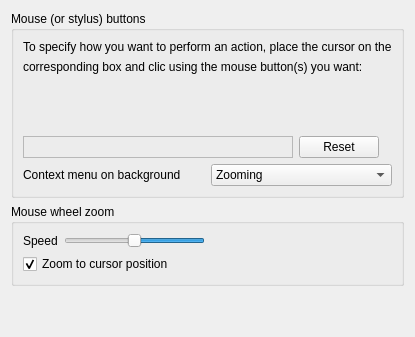
         <widget class="QWidget" name="PageInterface">
          <property name="enabled">
           <bool>true</bool>
          </property>
          <layout class="QVBoxLayout" name="verticalLayout_29">
           <item>
            <widget class="QGroupBox" name="MouseButtonsGroupBox">
             <property name="title">
              <string>Mouse (or stylus) buttons</string>
             </property>
             <layout class="QVBoxLayout" name="verticalLayout_4">
              <item>
               <widget class="QLabel" name="instructions1">
                <property name="text">
                 <string>To specify how you want to perform an action, place the cursor on the</string>
                </property>
               </widget>
              </item>
              <item>
               <widget class="QLabel" name="instructions2">
                <property name="text">
                 <string>corresponding box and clic using the mouse button(s) you want:</string>
                </property>
               </widget>
              </item>
              <item>
               <widget class="TestButtonFrame" name="ButtonTestFrame" native="true">
                <property name="sizePolicy">
                 <sizepolicy hsizetype="Expanding" vsizetype="Expanding">
                  <horstretch>0</horstretch>
                  <verstretch>0</verstretch>
                 </sizepolicy>
                </property>
                <property name="minimumSize">
                 <size>
                  <width>0</width>
                  <height>50</height>
                 </size>
                </property>
                <property name="cursor">
                 <cursorShape>CrossCursor</cursorShape>
                </property>
               </widget>
              </item>
              <item>
               <layout class="QHBoxLayout" name="horizontalLayoutTest">
                <item>
                 <widget class="QLabel" name="label_11">
                  <property name="sizePolicy">
                   <sizepolicy hsizetype="MinimumExpanding" vsizetype="Preferred">
                    <horstretch>0</horstretch>
                    <verstretch>0</verstretch>
                   </sizepolicy>
                  </property>
                  <property name="frameShape">
                   <enum>QFrame::StyledPanel</enum>
                  </property>
                  <property name="frameShadow">
                   <enum>QFrame::Plain</enum>
                  </property>
                  <property name="text">
                   <string/>
                  </property>
                  <property name="alignment">
                   <set>Qt::AlignCenter</set>
                  </property>
                 </widget>
                </item>
                <item>
                 <widget class="QPushButton" name="pushButtonReset">
                  <property name="toolTip">
                   <string>Reset all actions</string>
                  </property>
                  <property name="text">
                   <string>Reset</string>
                  </property>
                 </widget>
                </item>
                <item>
                 <widget class="QLabel" name="label_12">
                  <property name="toolTip">
                   <string>You can use  multiple buttons and modifier keys (SHIFT, CMD, ALT, etc.)</string>
                  </property>
                  <property name="pixmap">
                   <pixmap resource="../icons.qrc">:/glmixer/icons/info.png</pixmap>
                  </property>
                 </widget>
                </item>
               </layout>
              </item>
              <item>
               <layout class="QHBoxLayout" name="horizontalLayout_7">
                <item>
                 <widget class="QLabel" name="label_9">
                  <property name="text">
                   <string>Context menu on background  </string>
                  </property>
                 </widget>
                </item>
                <item>
                 <widget class="QComboBox" name="selectionViewContextMenu">
                  <property name="toolTip">
                   <string>Choose which context menu is shown.</string>
                  </property>
                  <item>
                   <property name="text">
                    <string>Zooming</string>
                   </property>
                   <property name="icon">
                    <iconset resource="../icons.qrc">
                     <normaloff>:/glmixer/icons/zoom-in.png</normaloff>:/glmixer/icons/zoom-in.png</iconset>
                   </property>
                  </item>
                  <item>
                   <property name="text">
                    <string>Cursor selection</string>
                   </property>
                   <property name="icon">
                    <iconset resource="../icons.qrc">
                     <normaloff>:/glmixer/icons/normal-cursor.png</normaloff>:/glmixer/icons/normal-cursor.png</iconset>
                   </property>
                  </item>
                 </widget>
                </item>
               </layout>
              </item>
             </layout>
            </widget>
           </item>
           <item>
            <widget class="QGroupBox" name="groupBoxWheel">
             <property name="title">
              <string>Mouse wheel zoom</string>
             </property>
             <layout class="QHBoxLayout" name="horizontalLayout_10">
              <item>
               <layout class="QVBoxLayout" name="verticalLayoutWheelOptions">
                <item>
                 <layout class="QHBoxLayout" name="horizontalLayoutSpeed">
                  <item>
                   <widget class="QLabel" name="label_13">
                    <property name="text">
                     <string>Speed</string>
                    </property>
                    <property name="buddy">
                     <cstring>speedZoom</cstring>
                    </property>
                   </widget>
                  </item>
                  <item>
                   <widget class="QSlider" name="speedZoom">
                    <property name="toolTip">
                     <string>How fast to zoom in or out with the mouse wheel</string>
                    </property>
                    <property name="minimum">
                     <number>20</number>
                    </property>
                    <property name="maximum">
                     <number>220</number>
                    </property>
                    <property name="singleStep">
                     <number>5</number>
                    </property>
                    <property name="pageStep">
                     <number>20</number>
                    </property>
                    <property name="value">
                     <number>120</number>
                    </property>
                    <property name="orientation">
                     <enum>Qt::Horizontal</enum>
                    </property>
                    <property name="invertedAppearance">
                     <bool>true</bool>
                    </property>
                   </widget>
                  </item>
                 </layout>
                </item>
                <item>
                 <widget class="QCheckBox" name="centeredZoom">
                  <property name="toolTip">
                   <string>Zoom in at the cursor position when using the mouse wheel</string>
                  </property>
                  <property name="text">
                   <string>Zoom to cursor position</string>
                  </property>
                  <property name="checked">
                   <bool>true</bool>
                  </property>
                 </widget>
                </item>
               </layout>
              </item>
              <item>
               <widget class="TestWheelFrame" name="zoomTestFrame" native="true">
                <property name="sizePolicy">
                 <sizepolicy hsizetype="MinimumExpanding" vsizetype="Preferred">
                  <horstretch>0</horstretch>
                  <verstretch>0</verstretch>
                 </sizepolicy>
                </property>
                <property name="cursor">
                 <cursorShape>CrossCursor</cursorShape>
                </property>
                <property name="toolTip">
                 <string>Try the zoom using your mouse wheel here.</string>
                </property>
               </widget>
              </item>
             </layout>
            </widget>
           </item>
           <item>
            <spacer name="verticalSpacerInterface">
             <property name="orientation">
              <enum>Qt::Vertical</enum>
             </property>
             <property name="sizeHint" stdset="0">
              <size>
               <width>20</width>
               <height>40</height>
              </size>
             </property>
            </spacer>
           </item>
          </layout>
         </widget>
